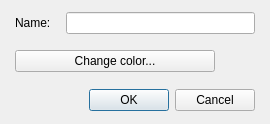
<?xml version="1.0" encoding="UTF-8"?>
<ui version="4.0">
 <class>DialogSystemColor</class>
 <widget class="QDialog" name="DialogSystemColor">
  <property name="geometry">
   <rect>
    <x>0</x>
    <y>0</y>
    <width>270</width>
    <height>124</height>
   </rect>
  </property>
  <property name="windowTitle">
   <string>Set color...</string>
  </property>
  <layout class="QGridLayout" name="gridLayout">
   <property name="leftMargin">
    <number>15</number>
   </property>
   <property name="topMargin">
    <number>10</number>
   </property>
   <property name="rightMargin">
    <number>15</number>
   </property>
   <property name="bottomMargin">
    <number>10</number>
   </property>
   <item row="0" column="0">
    <layout class="QVBoxLayout" name="verticalLayout_2">
     <property name="spacing">
      <number>15</number>
     </property>
     <item>
      <layout class="QVBoxLayout" name="verticalLayout">
       <item>
        <layout class="QHBoxLayout" name="horizontalLayout" stretch="0,1">
         <item>
          <widget class="QLabel" name="labelName">
           <property name="text">
            <string>Name:</string>
           </property>
          </widget>
         </item>
         <item>
          <widget class="QLineEdit" name="lineEditColor"/>
         </item>
        </layout>
       </item>
       <item>
        <layout class="QHBoxLayout" name="horizontalLayout_2" stretch="1,0">
         <item>
          <widget class="QPushButton" name="pushButtonColor">
           <property name="text">
            <string>Change color...</string>
           </property>
          </widget>
         </item>
         <item>
          <widget class="QWidget" name="widgetColor" native="true">
           <property name="minimumSize">
            <size>
             <width>25</width>
             <height>25</height>
            </size>
           </property>
           <property name="maximumSize">
            <size>
             <width>25</width>
             <height>25</height>
            </size>
           </property>
          </widget>
         </item>
        </layout>
       </item>
      </layout>
     </item>
     <item>
      <widget class="QDialogButtonBox" name="buttonBox">
       <property name="orientation">
        <enum>Qt::Horizontal</enum>
       </property>
       <property name="standardButtons">
        <set>QDialogButtonBox::Cancel|QDialogButtonBox::Ok</set>
       </property>
      </widget>
     </item>
    </layout>
   </item>
  </layout>
 </widget>
 <resources/>
 <connections>
  <connection>
   <sender>buttonBox</sender>
   <signal>accepted()</signal>
   <receiver>DialogSystemColor</receiver>
   <slot>accept()</slot>
   <hints>
    <hint type="sourcelabel">
     <x>248</x>
     <y>254</y>
    </hint>
    <hint type="destinationlabel">
     <x>157</x>
     <y>274</y>
    </hint>
   </hints>
  </connection>
  <connection>
   <sender>buttonBox</sender>
   <signal>rejected()</signal>
   <receiver>DialogSystemColor</receiver>
   <slot>reject()</slot>
   <hints>
    <hint type="sourcelabel">
     <x>316</x>
     <y>260</y>
    </hint>
    <hint type="destinationlabel">
     <x>286</x>
     <y>274</y>
    </hint>
   </hints>
  </connection>
 </connections>
</ui>
